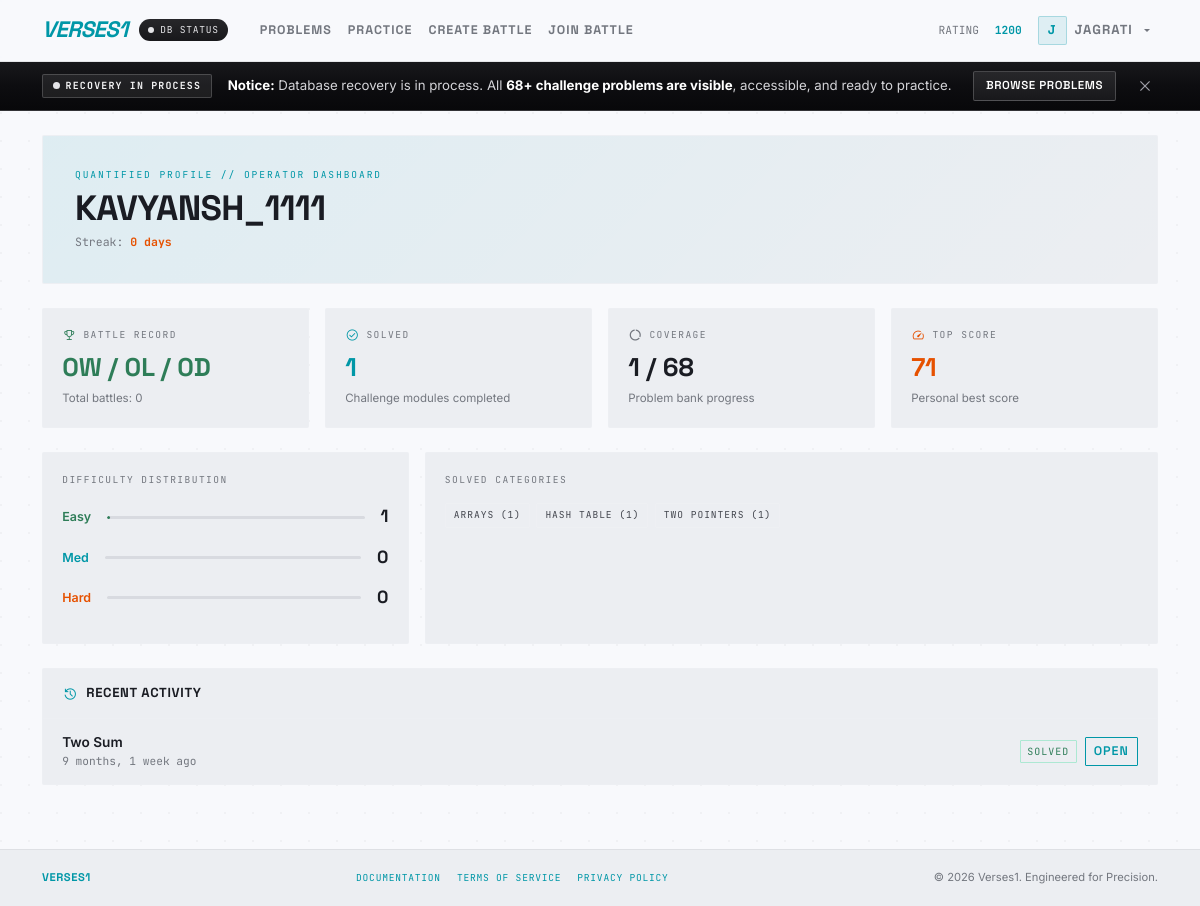
The app's page /profile/kavyansh_1111/ (signed in), older data.
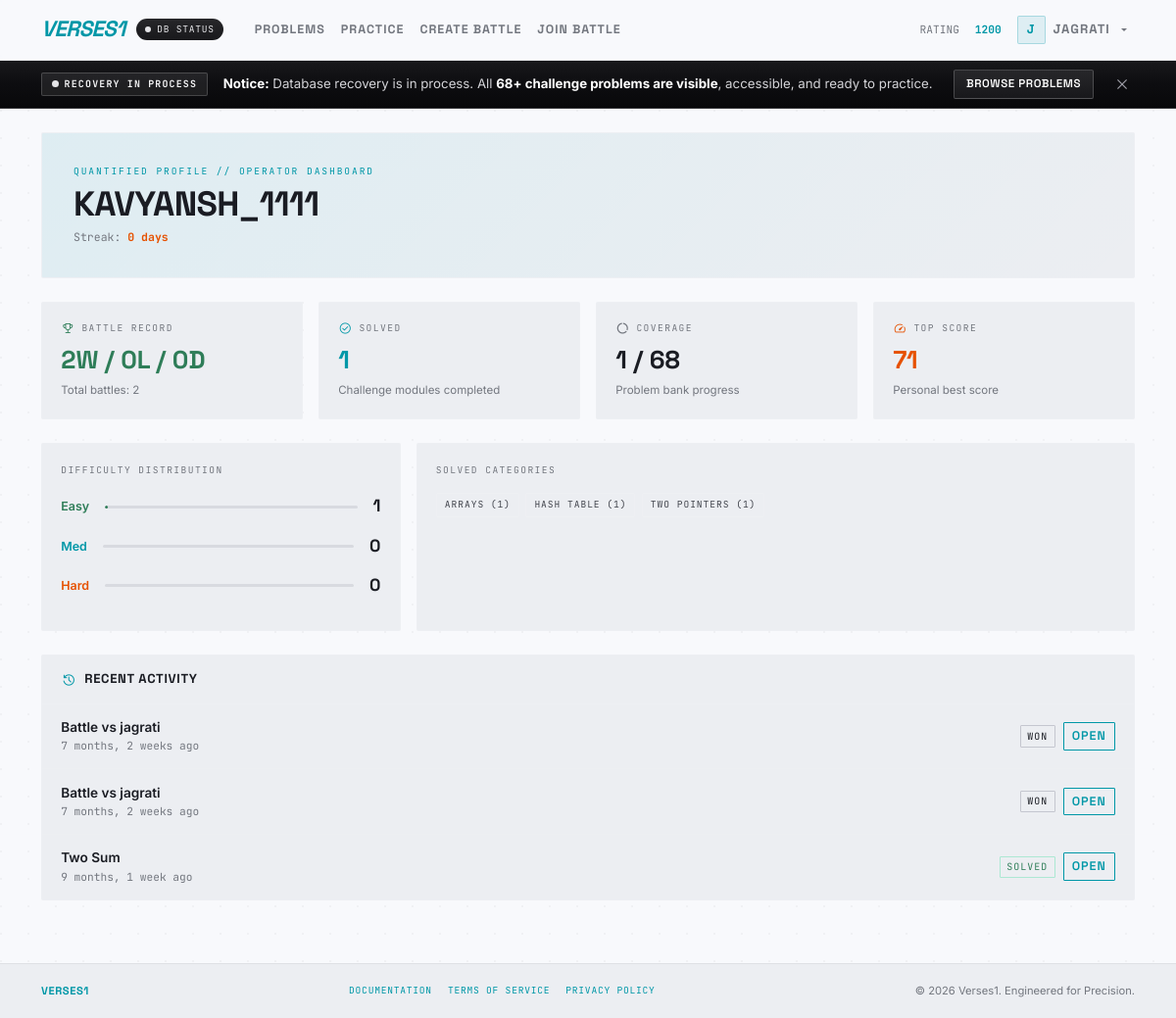
The same page, newer data.
### battles/models.py (models this page shows, shortened)
class UserStats(models.Model):
    user = models.OneToOneField(User, on_delete=models.CASCADE, related_name='stats')
    battles_played = models.IntegerField(default=0)
    battles_won = models.IntegerField(default=0)
    battles_lost = models.IntegerField(default=0)
    battles_drawn = models.IntegerField(default=0)
    problems_solved = models.IntegerField(default=0)
    easy_solved = models.IntegerField(default=0)
    medium_solved = models.IntegerField(default=0)
    hard_solved = models.IntegerField(default=0)
    rating = models.IntegerField(default=1200)
    updated_at = models.DateTimeField(auto_now=True)

class Battle(models.Model):
    battle_code = models.CharField(max_length=8, unique=True, default=generate_battle_code)
    problem = models.ForeignKey(ProblemStatement, on_delete=models.CASCADE, related_name='battles', null=True, blank=True)
    creator = models.ForeignKey(User, on_delete=models.CASCADE, related_name='created_battles')
    opponent = models.ForeignKey(User, on_delete=models.CASCADE, related_name='joined_battles', null=True, blank=True)
    created_at = models.DateTimeField(auto_now_add=True)
    is_completed = models.BooleanField(default=False)
    winner = models.ForeignKey(User, on_delete=models.SET_NULL, null=True, blank=True, related_name='won_battles')
    class Meta:
        indexes = [
            models.Index(fields=['is_completed', 'created_at'], name='bat_complete_created_idx'),
            models.Index(fields=['creator', 'is_completed'], name='bat_creator_complete_idx'),
            models.Index(fields=['opponent', 'is_completed'], name='bat_opponent_complete_idx'),
        ]

### battles/views.py (the view)
# urls.py: path('profile/', views.user_profile, name='profile'),
@login_required
def user_profile(request, username=None):
    from django.db.models import Avg, Count, Q
    from django.db.models.functions import TruncDate
    from datetime import timedelta
    from django.utils import timezone
    if username:
        from django.contrib.auth.models import User
        profile_user = get_object_or_404(User, username=username)
    else:
        profile_user = request.user
    is_own_profile = profile_user == request.user
    user_stats, _ = UserStats.objects.get_or_create(user=profile_user)
    battles_as_creator = Battle.objects.filter(creator=profile_user, is_completed=True)
    battles_as_opponent = Battle.objects.filter(opponent=profile_user, is_completed=True)
    all_battles = battles_as_creator | battles_as_opponent
    total_battles = all_battles.count()
    wins = Battle.objects.filter(winner=profile_user, is_completed=True).count()
    draws = BattleResult.objects.filter(battle__in=all_battles, is_draw=True).count()
    losses = total_battles - wins - draws
    user_stats.battles_played = total_battles
    user_stats.battles_won = wins
    user_stats.battles_lost = losses
    user_stats.battles_drawn = draws
    user_stats.save()
    solved_problem_ids = PracticeSubmission.objects.filter(
        user=profile_user,
        all_tests_passed=True
    ).values_list('problem_id', flat=True).distinct()
    solved_problem_ids = list(set(solved_problem_ids))  # Ensure unique
    easy_count = ProblemStatement.objects.filter(id__in=solved_problem_ids, difficulty='easy').count()
    medium_count = ProblemStatement.objects.filter(id__in=solved_problem_ids, difficulty='medium').count()
    hard_count = ProblemStatement.objects.filter(id__in=solved_problem_ids, difficulty='hard').count()
    user_stats.problems_solved = easy_count + medium_count + hard_count
    user_stats.easy_solved = easy_count
    user_stats.medium_solved = medium_count
    user_stats.hard_solved = hard_count
    user_stats.save()
    recent_battles = all_battles.order_by('-created_at')[:5]
    recent_practice = PracticeSubmission.objects.filter(
        user=profile_user
    ).select_related('problem').order_by('-submitted_at')[:5]
    activity = []
    for battle in recent_battles:
        is_winner = battle.winner == profile_user
        is_draw = hasattr(battle, 'battleresult') and battle.battleresult.is_draw
        activity.append({
            'type': 'battle',
            'date': battle.created_at,
            'title': f"Battle vs {battle.opponent.username if battle.creator == profile_user else battle.creator.username}",
            'problem': battle.problem.title if battle.problem else 'Unknown',
            'result': 'draw' if is_draw else ('won' if is_winner else 'lost'),
            'link': f'/battle/{battle.id}/result/'
        })
    for submission in recent_practice:
        activity.append({
            'type': 'practice',
            'date': submission.submitted_at,
            'title': submission.problem.title,
            'problem': submission.problem.title,
            'result': 'solved' if submission.all_tests_passed else 'attempted',
            'link': f'/practice/{submission.problem.slug}/'
        })
    activity.sort(key=lambda x: x['date'], reverse=True)
    activity = activity[:10]
    today = timezone.now().date()
    year_ago = today - timedelta(days=365)
    daily_submissions = PracticeSubmission.objects.filter(
        user=profile_user,
        submitted_at__date__gte=year_ago
    ).annotate(
        date=TruncDate('submitted_at')
    ).values('date').annotate(
        count=Count('id')
    ).order_by('date')
    heatmap_data = {str(item['date']): item['count'] for item in daily_submissions}
    current_streak = 0
    check_date = today
    while True:
        date_str = str(check_date)
        if date_str in heatmap_data or PracticeSubmission.objects.filter(
            user=profile_user,
            submitted_at__date=check_date
        ).exists():
            current_streak += 1
            check_date -= timedelta(days=1)
        else:
            break
    best_practice = PracticeSubmission.objects.filter(
        user=profile_user,
        all_tests_passed=True,
        total_score__isnull=False
    ).order_by('-total_score').first()
    categories_solved = Category.objects.filter(
        problems__id__in=solved_problem_ids
    ).annotate(
        solved_count=Count('problems', filter=Q(problems__id__in=solved_problem_ids))
    ).order_by('-solved_count')[:6]
    context = {
        'profile_user': profile_user,
        'is_own_profile': is_own_profile,
        'stats': user_stats,
        'activity': activity,
        'heatmap_data': json.dumps(heatmap_data),
        'current_streak': current_streak,
        'best_practice': best_practice,
        'categories_solved': categories_solved,
        'total_problems': ProblemStatement.objects.filter(is_active=True).count(),
    }
    return render(request, 'battles/profile.html', context)

### battles/templates/battles/profile.html (shortened to what the changed rows need)
{% extends "base.html" %}
{% block content %}
<section class="profile-hero">
    <div style="position:relative;z-index:1;">
        <div class="d-flex justify-content-between align-items-start flex-wrap gap-2">
            <div>
                <h1 class="profile-name">{{ profile_user.username }}</h1>
            </div>
        </div>
    </div>
</section>
<div class="metrics-row">
    <div class="metric-tile">
        <div class="label">
            <span class="material-symbols-outlined" style="font-size:14px;color:var(--secondary);">emoji_events</span>
            Battle Record
        </div>
        <div class="big green">{{ stats.battles_won }}W / {{ stats.battles_lost }}L / {{ stats.battles_drawn }}D</div>
        <div class="sub">Total battles: {{ stats.battles_played }}</div>
    </div>
    <div class="metric-tile">
        <div class="label">
            <span class="material-symbols-outlined" style="font-size:14px;color:var(--primary);">check_circle</span>
            Solved
        </div>
        <div class="big cyan">{{ stats.problems_solved }}</div>
        <div class="sub">Challenge modules completed</div>
    </div>
    <div class="metric-tile">
        <div class="label">
            <span class="material-symbols-outlined" style="font-size:14px;color:var(--outline);">data_usage</span>
            Coverage
        </div>
        <div class="big">{{ stats.problems_solved }} / {{ total_problems }}</div>
        <div class="sub">Problem bank progress</div>
    </div>
</div>
<div class="split-grid">
    <div class="split-card">
        <div class="diff-row">
            <span class="diff-label easy">Easy</span>
            <div class="diff-bar"><div class="diff-bar-fill easy" style="width:{% widthratio stats.easy_solved total_problems 100 %}%"></div></div>
            <span class="diff-value">{{ stats.easy_solved }}</span>
        </div>
        <div class="diff-row">
            <span class="diff-label medium">Med</span>
            <div class="diff-bar"><div class="diff-bar-fill medium" style="width:{% widthratio stats.medium_solved total_problems 100 %}%"></div></div>
            <span class="diff-value">{{ stats.medium_solved }}</span>
        </div>
        <div class="diff-row">
            <span class="diff-label hard">Hard</span>
            <div class="diff-bar"><div class="diff-bar-fill hard" style="width:{% widthratio stats.hard_solved total_problems 100 %}%"></div></div>
            <span class="diff-value">{{ stats.hard_solved }}</span>
        </div>
    </div>
</div>
<section class="activity-shell">
    {% for item in activity %}
        <div class="activity-item">
            <div>
                <div class="activity-title">{{ item.title }}</div>
                <div class="activity-time">{{ item.date|timesince }} ago</div>
            </div>
            <div class="d-flex align-items-center gap-2">
                <span class="chip {{ item.result }}">{{ item.result }}</span>
                <a class="btn btn-sm btn-outline-primary" href="{{ item.link }}">Open</a>
            </div>
        </div>
    {% empty %}
        <div style="padding:1.5rem;text-align:center;color:var(--outline);">No activity yet.</div>
    {% endfor %}
</section>
{% endblock %}

Row changes from the older to the newer data that the page shows:
changed UserStats: battles_won "0" → "2"; battles_played "0" → "2"
added Battle: date "7 months, 2 weeks"
added Battle: date "7 months, 2 weeks"
Text that changed along with them:
new list line: "Battle vs jagrati ago WON OPEN"
